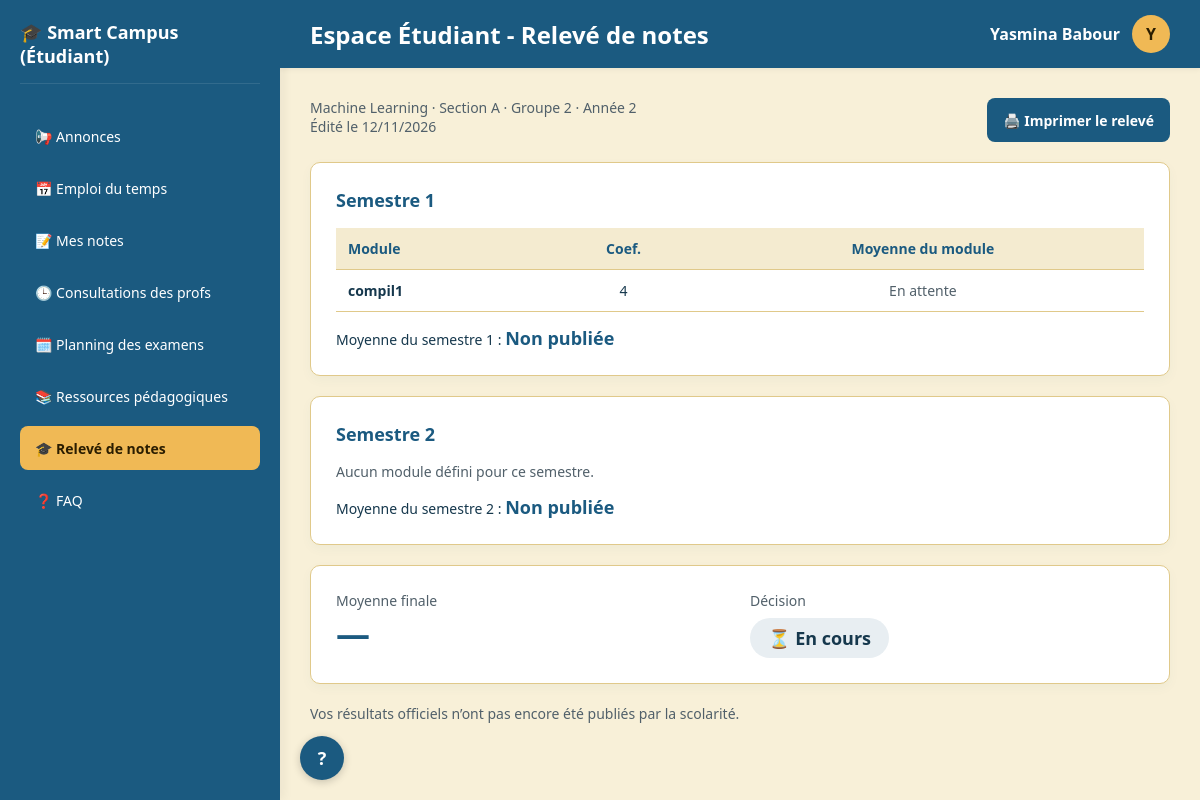
Screenshot of /etudiant_releve.php (signed in) with the database file from the repository.
### tables this page shows
CREATE TABLE `etudiant` (
  `id_Etu` int(11) NOT NULL,
  `id_user` varchar(100) NOT NULL,
  `id_sp` int(11) DEFAULT NULL,
  `id_Sec` int(11) DEFAULT NULL,
  `groupe` int(11) NOT NULL DEFAULT 1,
  `annee` tinyint(4) DEFAULT NULL
);

CREATE TABLE `specialite` (
  `id_sp` int(11) NOT NULL,
  `NomSp` varchar(100) NOT NULL,
  `id_Dep` int(11) DEFAULT NULL,
  `annee` int(11) NOT NULL
);

CREATE TABLE `section` (
  `id_Sec` int(11) NOT NULL,
  `nom_sec` varchar(100) NOT NULL,
  `id_sp` int(11) DEFAULT NULL,
  `nombre_groupes` int(11) DEFAULT 4
);

CREATE TABLE `programme` (
  `id_prog` int(11) NOT NULL,
  `id_sp` int(11) NOT NULL,
  `id_mod` int(11) NOT NULL,
  `semestre` tinyint(4) NOT NULL DEFAULT 1,
  `coefficient` decimal(3,1) NOT NULL DEFAULT 1.0
);

CREATE TABLE `module` (
  `id_mod` int(11) NOT NULL,
  `Nom_mod` varchar(100) NOT NULL
);

### etu_functions.php (called while the page is built, shortened)
<?php
function cls_moy($v): string {
    return ($v === null || $v === '') ? '' : ((float)$v >= 10 ? 'ok' : 'ko');
}

### etudiant_releve.php (the view, shortened to what this page needs)
<?php
require 'etu_header.php';
require_once 'etu_functions.php';
$par_sem = [1 => [], 2 => []];
$res = null;
$error = '';
try {
    $st = $pdo->prepare("SELECT p.semestre, p.coefficient, m.Nom_mod, n.TD, n.TP, n.Exam
                         FROM programme p
                         JOIN module m ON m.id_mod = p.id_mod
                         LEFT JOIN note n ON n.id_Mod = p.id_mod AND n.id_Etud = ?
                         WHERE p.id_sp = ?
                         ORDER BY p.semestre, m.Nom_mod");
    $st->execute([$etu['id_Etu'], $etu['id_sp']]);
    foreach ($st->fetchAll(PDO::FETCH_ASSOC) as $r) {
        [$r['moy'], $r['has_ex']] = moyenne_module($r['TD'], $r['TP'], $r['Exam']);
        $par_sem[(int)$r['semestre']][] = $r;
    }
    $st = $pdo->prepare("SELECT * FROM resultat_etudiant WHERE id_user = ? LIMIT 1");
    $st->execute([$_SESSION['id_user']]);
    $res = $st->fetch(PDO::FETCH_ASSOC) ?: null;
} catch (PDOException $e) {
    $error = "Impossible de charger votre relevé pour le moment. Réessayez plus tard.";
}
$decision = trim($res['decision'] ?? 'En cours');
$d = mb_strtolower($decision);
if (preg_match('/ajourn|non admis|redoubl|exclu/u', $d))      { $d_class = 'ko';   $d_icon = '❌'; }
elseif (strpos($d, 'rattrap') !== false)                      { $d_class = 'warn'; $d_icon = '🔁'; }
elseif (strpos($d, 'admis') !== false)                        { $d_class = 'ok';   $d_icon = '✅'; }
else                                                          { $d_class = 'wait'; $d_icon = '⏳'; }
?>
<div class="rl-head">
  <div>
    <p class="muted">
      <?php echo htmlspecialchars($etu['NomSp'] ?? ''); ?> · Section <?php echo htmlspecialchars($etu['nom_sec'] ?? '-'); ?> · Groupe <?php echo (int)$etu['groupe']; ?> · Année <?php echo (int)$etu['annee']; ?><br>
      Édité le <?php echo date('d/m/Y'); ?>
    </p>
  </div>
  <button class="btn-print no-print" onclick="window.print()">🖨️ Imprimer le relevé</button>
</div>
<?php if (!$error): ?>
  <?php foreach ([1, 2] as $s):
      $mods = $par_sem[$s];
      $moy_s = $res['moyenne_s' . $s] ?? null;
      $rat_s = $res['rattrapage_s' . $s] ?? null; ?>
    <div class="card" style="margin-top:20px">
      <h3>Semestre <?php echo $s; ?></h3>
      <?php if (empty($mods)): ?>
        <p class="muted">Aucun module défini pour ce semestre.</p>
      <?php else: ?>
        <div class="tbl-wrap"><table class="nt">
          <thead><tr><th>Module</th><th>Coef.</th><th>Moyenne du module</th></tr></thead>
          <tbody>
          <?php foreach ($mods as $m): ?>
            <tr>
              <td><strong><?php echo htmlspecialchars($m['Nom_mod']); ?></strong></td>
              <td><?php echo rtrim(rtrim(number_format((float)$m['coefficient'], 1, ',', ''), '0'), ','); ?></td>
              <td><?php if ($m['moy'] === null): ?><span class="muted">En attente</span>
                  <?php else: ?><span class="moy <?php echo $m['moy'] >= 10 ? 'ok' : 'ko'; ?>"><?php echo $m['moy'] >= 10 ? '✔' : '✖'; ?> <?php echo fmt($m['moy']); ?></span><?php endif; ?></td>
            </tr>
          <?php endforeach; ?>
          </tbody>
        </table></div>
      <?php endif; ?>
      <div class="sem-foot">
        <div>Moyenne du semestre <?php echo $s; ?> : <strong class="<?php echo cls_moy($moy_s); ?>"><?php echo $moy_s !== null ? ico_moy($moy_s) . fmt($moy_s) . ' / 20' : 'Non publiée'; ?></strong></div>
      </div>
    </div>
  <?php endforeach; ?>
  <div class="card final">
    <div>
      <div class="muted">Moyenne finale</div>
      <div class="big <?php echo cls_moy($res['moyenne_finale'] ?? null); ?>"><?php echo isset($res['moyenne_finale']) ? ico_moy($res['moyenne_finale']) . fmt($res['moyenne_finale']) . ' <span style="font-size:18px">/ 20</span>' : '—'; ?></div>
    </div>
    <div>
      <div class="muted" style="margin-bottom:8px">Décision</div>
      <span class="dec <?php echo $d_class; ?>"><?php echo $d_icon . ' ' . htmlspecialchars($decision); ?></span>
    </div>
  </div>
  <?php if (!$res): ?>
    <p class="muted">Vos résultats officiels n’ont pas encore été publiés par la scolarité.</p>
  <?php endif; ?>
<?php endif; ?>
<?php require 'etu_footer.php'; ?>

### etu_header.php (style rules this page uses)
:root { --header:#1B5A80;--menu:#226B94;--on-blue:#FFFFFF;--accent:#F0B955;--on-accent:#2A1D00; --bg:#F8F0D8;--card:#FFFFFF;--border:#E0C98A;--text:#16384D;--text-muted:#51606A; --error:#A8162A;--on-error:#FFFFFF;--success:#2e7d32;--warning:#D9761C;--on-warning:#2A1500 }
* { box-sizing:border-box;margin:0;padding:0;font-family:'Segoe UI',Tahoma,Geneva,Verdana,sans-serif }
body { background:var(--bg);color:var(--text);display:flex;height:100vh;overflow:hidden }
.card { background:var(--card);border:1px solid var(--border);border-radius:10px;padding:25px;box-shadow:0 4px 12px rgba(27,90,128,.04);margin-bottom:20px }
.card h3 { color:var(--header);margin-bottom:16px;font-size:18px }
.muted { color:var(--text-muted);font-size:14px }

### etudiant_releve.php (style rules this page uses)
.rl-head { display:flex;justify-content:space-between;gap:20px;flex-wrap:wrap;align-items:flex-start }
.btn-print { background:var(--header);color:var(--on-blue);border:0;border-radius:8px;padding:10px 16px;font-weight:600;font-size:14px;cursor:pointer;min-height:44px }
.tbl-wrap { overflow-x:auto }
.nt { width:100%;border-collapse:collapse;font-size:14px }
.nt th,.nt td { padding:11px 12px;border-bottom:1px solid var(--border);text-align:center }
.nt th { background:#f4ebd0;color:var(--header);font-weight:600 }
.nt th:first-child,.nt td:first-child { text-align:left }
.sem-foot { display:flex;gap:28px;flex-wrap:wrap;margin-top:14px;font-size:14px }
.sem-foot strong { font-size:18px;color:var(--header) }
.final { display:grid;grid-template-columns:1fr 1fr;gap:20px }
.big { font-size:34px;font-weight:700;color:var(--header) }
.dec { display:inline-block;font-size:18px;font-weight:700;padding:8px 18px;border-radius:99px;background:#e8eef2;color:var(--text) }

### rows the page displays
etudiant: id_sp.NomSp "Machine Learning", id_Sec.nom_sec "A", groupe "2", annee "2"
programme: id_mod.Nom_mod "compil1", coefficient "4"

### other values shown
$label "📢 Annonces"
$label "📅 Emploi du temps"
$label "📝 Mes notes"
$label "🕒 Consultations des profs"
$label "🗓️ Planning des examens"
$label "📚 Ressources pédagogiques"
$label "🎓 Relevé de notes"
$label "❓ FAQ"
$page_title "Relevé de notes"
substr($_SESSION['prenom'] ?? 'E', 0, 1) "Y"
$s "1"
$s "2"
$d_icon "⏳"
$decision "En cours"
